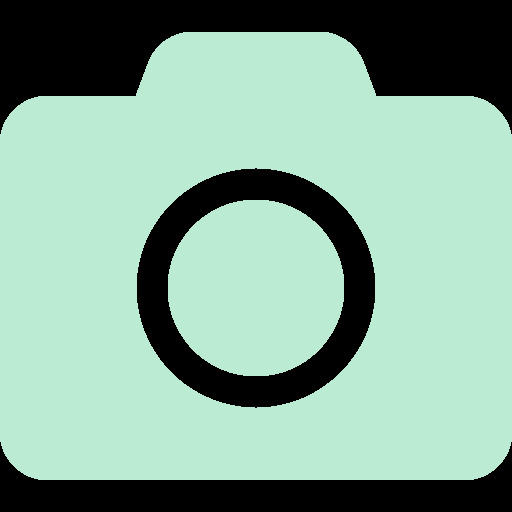
#> input picture resource/camera.png, 512 x 512 px
$ python -i filters.py   (imports and definitions only)
#> lines starting #> are read from the running program, lines starting #| are printed output that depends on the picture; after the words box and inside, x2 and y2 are one past the last pixel; in counts of white or black regions, pixels touching at a corner belong together
#> further down, picture is the input picture: shape (512, 512, 3); mean B, G, R 151.5, 168.7, 134.3
import cv2
import numpy as np

class filters:

    @staticmethod
    def gaussian_blur(mask, radius):
        return cv2.GaussianBlur(mask, (radius, radius), 0)

    # [4 lines left out: function threshold, not called in this run]

    @staticmethod
    def clahe(src):
        lab1 = cv2.cvtColor(src, cv2.COLOR_BGR2LAB)
#> lab1: shape (512, 512, 3); mean of channels 0, 1, 2 163.7, 113.6, 133
        l, a, b = cv2.split(lab1)
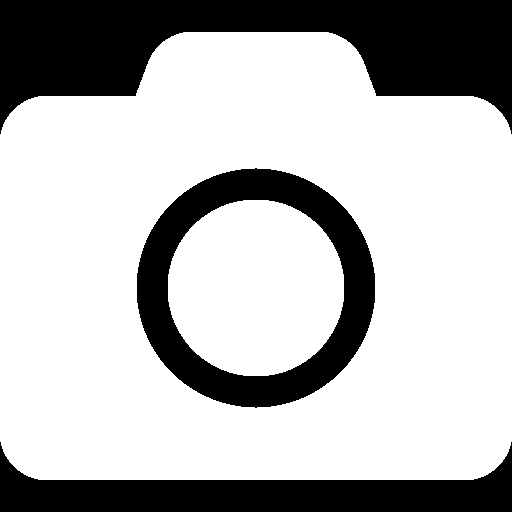
#> l: shape (512, 512); values 0 (black) and 228 (white), 71.8% white; 3 black regions, box (x1, y1, x2, y2) and area: (0, 0, 512, 134) 36529, (137, 168, 375, 408) 20118, (0, 442, 512, 512) 17292
        clahe = cv2.createCLAHE(clipLimit=2.0, tileGridSize=(8,8))
        lab2 = cv2.merge((clahe.apply(l), a, b))
#> lab2: shape (512, 512, 3); mean of channels 0, 1, 2 166, 113.6, 133
        return cv2.cvtColor(lab2, cv2.COLOR_LAB2BGR)

    # [40 lines left out: functions combine, combine_png, fill_bg, get_fg, smooth_mask, center, not called in this run]

>>> import cv2
>>> picture = cv2.imread('../resource/camera.png')
>>> result = filters().clahe(picture)
